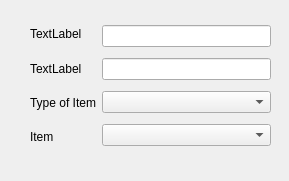
<?xml version="1.0" encoding="UTF-8"?>
<ui version="4.0">
 <class>JobItem</class>
 <widget class="QDialog" name="JobItem">
  <property name="geometry">
   <rect>
    <x>0</x>
    <y>0</y>
    <width>289</width>
    <height>181</height>
   </rect>
  </property>
  <property name="windowTitle">
   <string>Dialog</string>
  </property>
  <widget class="QWidget" name="">
   <property name="geometry">
    <rect>
     <x>30</x>
     <y>20</y>
     <width>241</width>
     <height>131</height>
    </rect>
   </property>
   <layout class="QHBoxLayout" name="horizontalLayout">
    <item>
     <layout class="QVBoxLayout" name="verticalLayout_2">
      <item>
       <widget class="QLabel" name="label_Id">
        <property name="text">
         <string>TextLabel</string>
        </property>
       </widget>
      </item>
      <item>
       <widget class="QLabel" name="label_name">
        <property name="text">
         <string>TextLabel</string>
        </property>
       </widget>
      </item>
      <item>
       <widget class="QLabel" name="label_type">
        <property name="text">
         <string>Type of Item</string>
        </property>
       </widget>
      </item>
      <item>
       <widget class="QLabel" name="label_item">
        <property name="text">
         <string>Item</string>
        </property>
       </widget>
      </item>
     </layout>
    </item>
    <item>
     <layout class="QVBoxLayout" name="verticalLayout">
      <item>
       <widget class="QLineEdit" name="lineEdit_Id"/>
      </item>
      <item>
       <widget class="QLineEdit" name="lineEdit_Name"/>
      </item>
      <item>
       <widget class="QComboBox" name="comboBox_type"/>
      </item>
      <item>
       <widget class="QComboBox" name="comboBox_item"/>
      </item>
     </layout>
    </item>
   </layout>
  </widget>
 </widget>
 <resources/>
 <connections/>
</ui>
